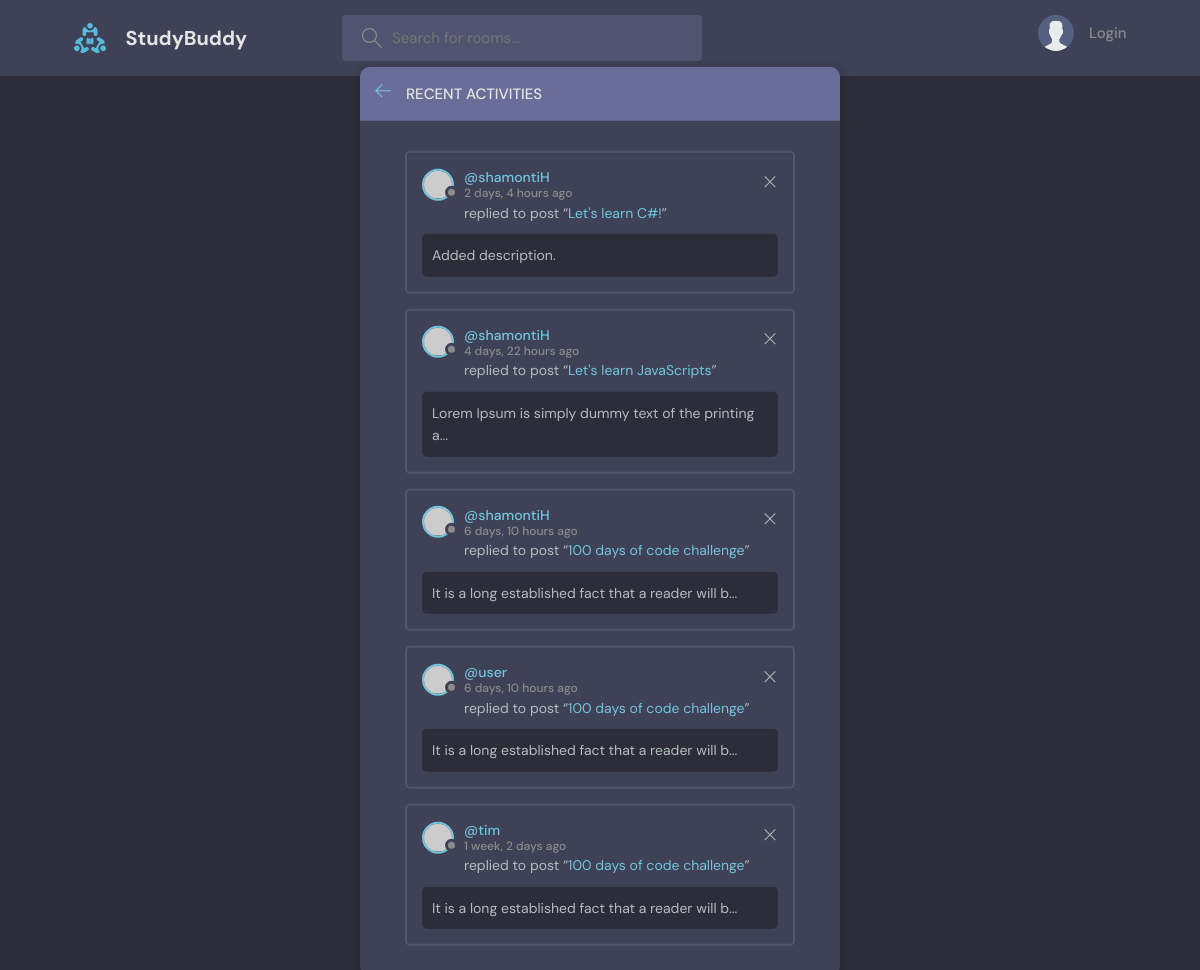
The page /activities/ on the database as committed earlier.
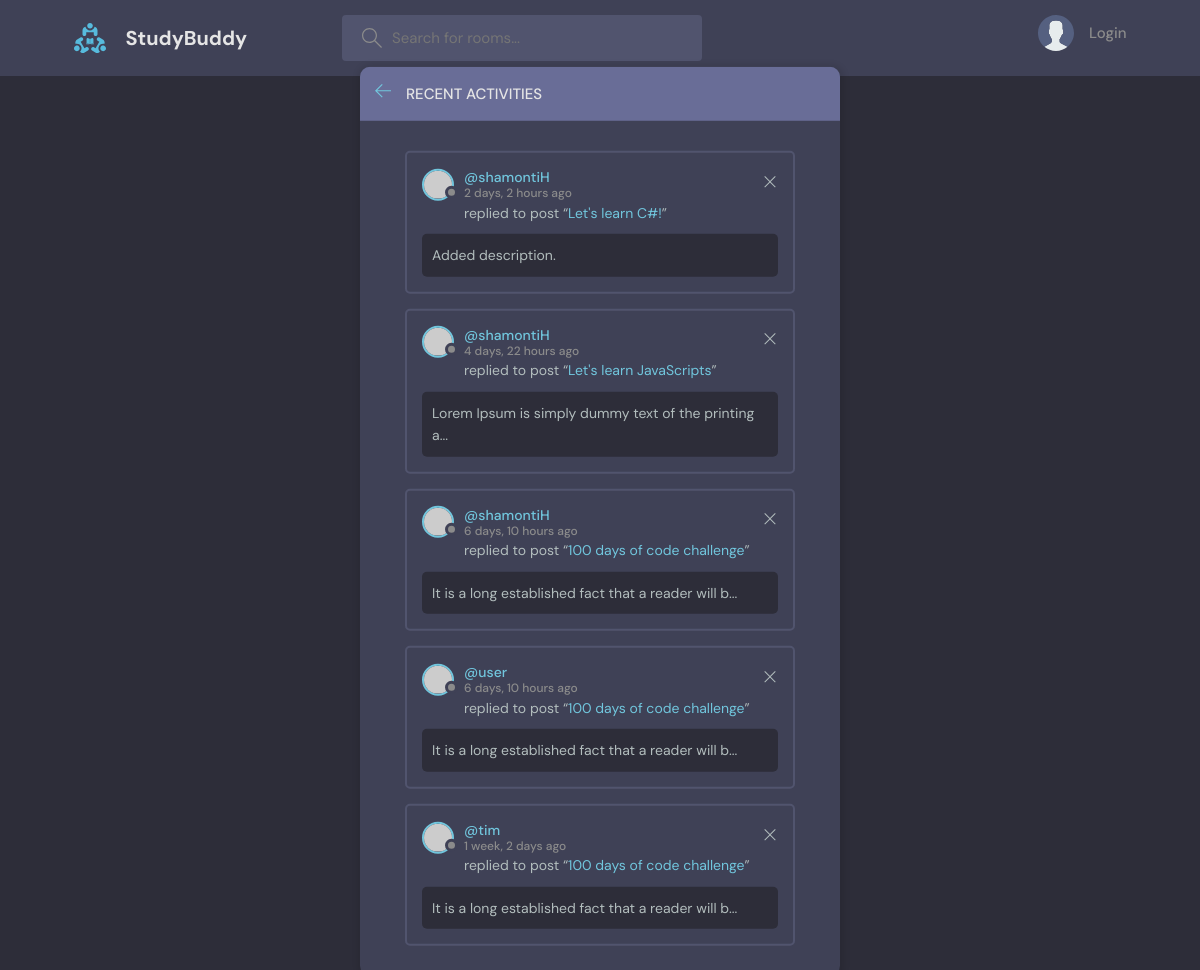
The same page on the database as committed later.
### base/models.py (models this page shows, shortened)
class Message(models.Model):
    user = models.ForeignKey(User, on_delete=models.CASCADE)
    room = models.ForeignKey(Room, on_delete=models.CASCADE)
    body = models.TextField()
    updated = models.DateTimeField(auto_now=True)
    created = models.DateTimeField(auto_now_add=True)
    class Meta:
        ordering = ['-updated', '-created']

class Room(models.Model):
    host = models.ForeignKey(User, on_delete=models.SET_NULL, null=True)
    topic = models.ForeignKey(Topic, on_delete=models.SET_NULL, null=True)
    name = models.CharField(max_length=200)
    description = models.TextField(null=True, blank=True)
    participants = models.ManyToManyField(User, related_name='participants', blank=True)
    updated = models.DateTimeField(auto_now=True)
    created = models.DateTimeField(auto_now_add=True)
    class Meta:
        ordering = ['-updated', '-created']

### base/views.py (the view)
# urls.py: path('activities/', views.activityPage, name='activities')
def activityPage(request):
    room_messages = Message.objects.all()
    context={'room_messages': room_messages}
    return render(request, 'base/activity.html', context)

### base/templates/base/activity.html
{% extends "main.html" %}
{% block content %}
<main class="layout">
  <div class="container">
    <div class="layout__box">
      <div class="layout__boxHeader">
        <div class="layout__boxTitle">
          <a href="{% url "home" %}">
            <svg version="1.1" xmlns="http://www.w3.org/2000/svg" width="32" height="32" viewBox="0 0 32 32">
              <title>arrow-left</title>
              <path
                d="M13.723 2.286l-13.723 13.714 13.719 13.714 1.616-1.611-10.96-10.96h27.625v-2.286h-27.625l10.965-10.965-1.616-1.607z"
              ></path>
            </svg>
          </a>
          <h3>Recent Activities</h3>
        </div>
      </div>
      <div class="activities-page layout__body">
        {% for message in room_messages %}
        <div class="activities__box">
          <div class="activities__boxHeader roomListRoom__header">
            <a href="{% url "user-profile" message.user.id %}" class="roomListRoom__author">
              <div class="avatar avatar--small">
                <img src="https://randomuser.me/api/portraits/women/11.jpg" />
              </div>
              <p>
                @{{message.user.username}}
                <span>{{message.created|timesince}} ago</span>
              </p>
            </a>
            <div class="roomListRoom__actions">
              <a href="#">
                <svg version="1.1" xmlns="http://www.w3.org/2000/svg" width="32" height="32" viewBox="0 0 32 32">
                  <title>remove</title>
                  <path
                    d="M27.314 6.019l-1.333-1.333-9.98 9.981-9.981-9.981-1.333 1.333 9.981 9.981-9.981 9.98 1.333 1.333 9.981-9.98 9.98 9.98 1.333-1.333-9.98-9.98 9.98-9.981z"
                  ></path>
                </svg>
              </a>
            </div>
          </div>
          <div class="activities__boxContent">
            <p>replied to post “<a href="{% url "room" message.room.id %}">{{message.room.name}}</a>”</p>
            <div class="activities__boxRoomContent">
              {{ message.room.description|slice:":50" }}{% if message.room.description|length > 50 %}...{% endif %}
            </div>
          </div>
        </div>
        {% endfor %}
      </div>
    </div>
  </div>
</main>
{% endblock content %}

Rows that differ between the two databases and show on the page:
removed Message: user.username "shamontiH", created "2 days, 4 hours", room.name "Let's learn C#!", room.description "Added description."
added Message: user.username "shamontiH", created "2 days, 2 hours", room.name "Let's learn C#!", room.description "Added description."
